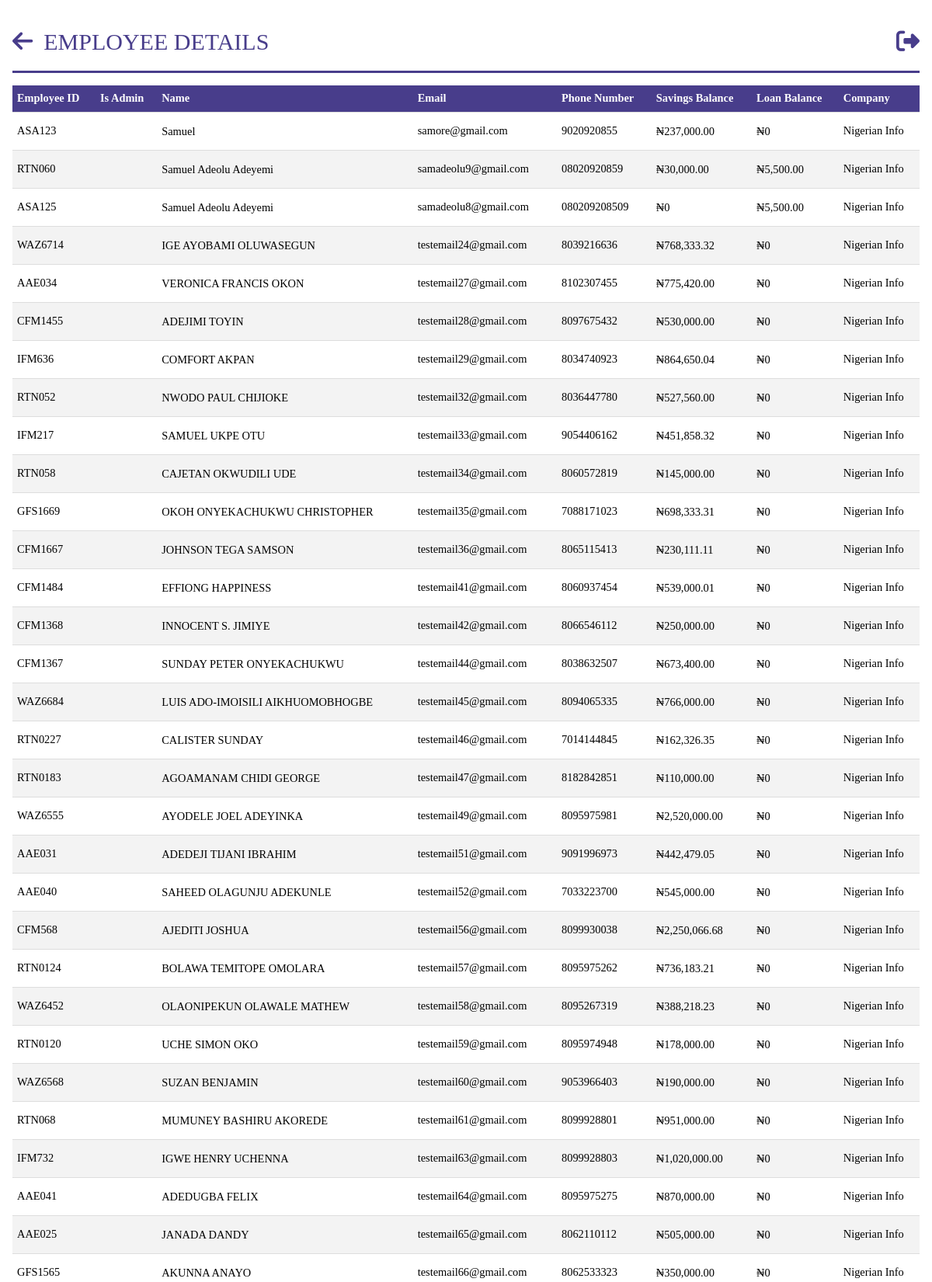
Page /persons (signed in, upper part) on the committed database.
### models.py (models this page shows, shortened)
class Person(db.Model, UserMixin):
    __tablename__ = "persons"
    id = db.Column(db.Integer, primary_key=True)
    name = db.Column(db.String(100), nullable=False)
    role_id = db.Column(db.Integer, db.ForeignKey("roles.id"))
    email = db.Column(db.String, nullable=True, unique=True)
    password = db.Column(db.String(255), nullable=False)
    company_id = db.Column(db.Integer, db.ForeignKey("companies.id"))
    employee_id = db.Column(db.String, nullable=False, unique=True)
    phone_no = db.Column(db.String, unique=True)
    balance_bfd = db.Column(db.Float, default=0.0)
    balance_withheld = db.Column(db.Float, default=0.0)
    available_balance = db.Column(db.Float, default=0.0)
    loan_balance = db.Column(db.Float, default=0.0)
    loan_balance_bfd = db.Column(db.Float, default=0.0)
    loans = db.relationship("Loan", backref="person",foreign_keys="[Loan.person_id]")
    bank_payments_made = db.relationship("BankPayment", backref="payer", lazy=True)
    payments_made = db.relationship("SavingPayment", backref="payer", lazy=True)
    loan_payments_made = db.relationship("LoanPayment", backref="payer", lazy=True)
    @hybrid_property
    def total_balance(self):
        return self.available_balance + self.balance_withheld

class Company(db.Model):
    __tablename__ = "companies"
    id = db.Column(db.Integer, primary_key=True)
    name = db.Column(db.String(100), nullable=False, unique=True)
    balance_bfd = db.Column(db.Float, default=0.0)
    amount_accumulated = db.Column(db.Float, default=0.0)
    payments_made = db.relationship("CompanyPayment", backref="main", lazy=True)
    employees = db.relationship("Person", backref="company", lazy=True)

### app.py (the view)
@app.route("/persons", methods=["GET"])
@login_required
@role_required(["Admin", "Secretary", "Sub-Admin"])
def get_persons():
    persons = query.get_persons()
    total_loan = sum(person.loan_balance for person in persons)
    total_savings = sum(person.total_balance for person in persons)
    return render_template(
        "query/person.html",
        persons=persons,
        total_loan=total_loan,
        total_savings=total_savings,
    )

### app.py (called while the page is built)
@login_manager.user_loader
def load_user(person_id):
    return Person.query.get(person_id)

def role_required(roles_required):
    def decorator(view_func):
        @wraps(view_func)
        def wrapper(*args, **kwargs):
            if not current_user.is_authenticated:
                flash("You must be logged in to access this page.", "error")
                return redirect(url_for("login"))
            user_role = current_user.role
            if user_role.name not in roles_required:
                flash("You don't have the required role to access this page.", "error")
                return redirect(
                    url_for("dashboard")
                )  # Change this to your desired redirect
            return view_func(*args, **kwargs)
        return wrapper
    return decorator

@app.before_request
def before_request():
    g.user = current_user

@app.template_filter("currency")
@login_required
def currency(value):
    modified_value = format_currency(value)  # Modify the value as needed
    return modified_value

### filters.py (called while the page is built)
def format_currency(
    value, currency_symbol="₦", decimal_separator=".", thousands_separator=","
):
    if value:
        if value < 0:
            formatted_value = f"-{currency_symbol}{abs(value):,.2f}"
        else:
            formatted_value = f"{currency_symbol}{value:,.2f}"
        formatted_value = formatted_value.replace(".", decimal_separator).replace(
            ",", thousands_separator
        )
    else:
        formatted_value = f"{currency_symbol}0"
    return formatted_value

### queries.py (called while the page is built)
    def get_persons(self):
        person = Person.query.all()
        return person

### templates/query/person.html (shortened to what this page needs)
{%extends 'base.html' %}
{% block header%}
EMPLOYEE DETAILS
{% endblock  %}
{% block anchor%}
<a href="{{ url_for('queries') }}" id='arrow'><i class="fa-solid fa-arrow-left"></i></a>
{% endblock  %}
{%block content%}
<body id="person">
    <table class="tab-content">
        <tbody>
            <tr>
                <th>Employee ID</th>
                <th>Is Admin</th>
                <th>Name</th>
                <th>Email</th>
                <th>Phone Number</th>
                <th>Savings Balance</th>
                <th>Loan Balance</th>
                <th>Company </th>
            </tr>
            {%for person in persons%}
            <tr>
                <td>{{ person.employee_id }}</td>
                <td>{{ person.is_admin }}</td>
                <td><a href="{{ url_for('savings_account_details',person_id=person.id)}}">{{ person.name }}</a></td>
                <td>{{ person.email }}</td>
                <td>{{ person.phone_no }}</td>
                <td><a href="{{url_for('savings_account',person_id=person.id)}}">{{ person.total_balance | currency}}</a></td>
                <td><a href="{{url_for('loan_account',person_id=person.id)}}">{{ person.loan_balance | currency}}</a></td>
                <td>{{ person.company.name }}</td>
            </tr>
            {%endfor%}
        </tbody>
    </table>
</body>
{%endblock%}

### static/css/style.css (style rules this page uses)
* { margin: 0; padding: 0; box-sizing: border-box; font-family:'Times New Roman', Times, serif; }
.index { background-color: #ffffff; margin: 0 auto; max-width: 80em; line-height: 1.5; padding: 1em 1em; }
.index a { color: #fff; line-height: 2.5; text-decoration: none; }
.index #nav a { font-size: 10px; }
.index #nav a { font-size: 30px; color: #483d8b; }
.index #nav #arrow i { color: #483d8b; margin-right: 10px; }
#person * { color: #000; max-width: 90em; margin: 0 auto; margin-bottom: 3px; }
#person .tab-content { width: 100%; border-collapse: collapse; font-size: 0.9em; min-width: 400px; }
#person .tab-content tr th { background-color: #483d8b; color: #fff; text-align: left; font-weight: bold; }
#person th, #person td { padding: 6px; text-align: left; border-bottom: 1px solid #ddd; }
#person .tab-content tbody tr:nth-of-type(odd) { background-color: #f3f3f3; }
#person .tab-content tr a { text-decoration: none; }

### rows in the picture
Person: employee_id "ASA123", name "Samuel", email "samore@gmail.com", phone_no "9020920855", total_balance "₦237,000.00", loan_balance "₦0", company.name "Nigerian Info"
Person: employee_id "RTN060", name "Samuel Adeolu Adeyemi", email "samadeolu9@gmail.com", phone_no "08020920859", total_balance "₦30,000.00", loan_balance "₦5,500.00", company.name "Nigerian Info"
Person: employee_id "ASA125", name "Samuel Adeolu Adeyemi", email "samadeolu8@gmail.com", phone_no "080209208509", total_balance "₦0", loan_balance "₦5,500.00", company.name "Nigerian Info"
Person: employee_id "WAZ6714", name "IGE AYOBAMI OLUWASEGUN", email "testemail24@gmail.com", phone_no "8039216636", total_balance "₦768,333.32", loan_balance "₦0", company.name "Nigerian Info"
Person: employee_id "AAE034", name "VERONICA FRANCIS OKON", email "testemail27@gmail.com", phone_no "8102307455", total_balance "₦775,420.00", loan_balance "₦0", company.name "Nigerian Info"
Person: employee_id "CFM1455", name "ADEJIMI TOYIN", email "testemail28@gmail.com", phone_no "8097675432", total_balance "₦530,000.00", loan_balance "₦0", company.name "Nigerian Info"
Person: employee_id "IFM636", name "COMFORT AKPAN", email "testemail29@gmail.com", phone_no "8034740923", total_balance "₦864,650.04", loan_balance "₦0", company.name "Nigerian Info"
Person: employee_id "RTN052", name "NWODO PAUL CHIJIOKE", email "testemail32@gmail.com", phone_no "8036447780", total_balance "₦527,560.00", loan_balance "₦0", company.name "Nigerian Info"
Person: employee_id "IFM217", name "SAMUEL UKPE OTU", email "testemail33@gmail.com", phone_no "9054406162", total_balance "₦451,858.32", loan_balance "₦0", company.name "Nigerian Info"
Person: employee_id "RTN058", name "CAJETAN OKWUDILI UDE", email "testemail34@gmail.com", phone_no "8060572819", total_balance "₦145,000.00", loan_balance "₦0", company.name "Nigerian Info"
Person: employee_id "GFS1669", name "OKOH ONYEKACHUKWU CHRISTOPHER", email "testemail35@gmail.com", phone_no "7088171023", total_balance "₦698,333.31", loan_balance "₦0", company.name "Nigerian Info"
Person: employee_id "CFM1667", name "JOHNSON TEGA SAMSON", email "testemail36@gmail.com", phone_no "8065115413", total_balance "₦230,111.11", loan_balance "₦0", company.name "Nigerian Info"
Person: employee_id "CFM1484", name "EFFIONG HAPPINESS", email "testemail41@gmail.com", phone_no "8060937454", total_balance "₦539,000.01", loan_balance "₦0", company.name "Nigerian Info"
Person: employee_id "CFM1368", name "INNOCENT S. JIMIYE", email "testemail42@gmail.com", phone_no "8066546112", total_balance "₦250,000.00", loan_balance "₦0", company.name "Nigerian Info"
Person: employee_id "CFM1367", name "SUNDAY PETER ONYEKACHUKWU", email "testemail44@gmail.com", phone_no "8038632507", total_balance "₦673,400.00", loan_balance "₦0", company.name "Nigerian Info"
Person: employee_id "WAZ6684", name "LUIS ADO-IMOISILI AIKHUOMOBHOGBE", email "testemail45@gmail.com", phone_no "8094065335", total_balance "₦766,000.00", loan_balance "₦0", company.name "Nigerian Info"
Person: employee_id "RTN0227", name "CALISTER SUNDAY", email "testemail46@gmail.com", phone_no "7014144845", total_balance "₦162,326.35", loan_balance "₦0", company.name "Nigerian Info"
Person: employee_id "RTN0183", name "AGOAMANAM CHIDI GEORGE", email "testemail47@gmail.com", phone_no "8182842851", total_balance "₦110,000.00", loan_balance "₦0", company.name "Nigerian Info"
Person: employee_id "WAZ6555", name "AYODELE JOEL ADEYINKA", email "testemail49@gmail.com", phone_no "8095975981", total_balance "₦2,520,000.00", loan_balance "₦0", company.name "Nigerian Info"
Person: employee_id "AAE031", name "ADEDEJI TIJANI IBRAHIM", email "testemail51@gmail.com", phone_no "9091996973", total_balance "₦442,479.05", loan_balance "₦0", company.name "Nigerian Info"
Person: employee_id "AAE040", name "SAHEED OLAGUNJU ADEKUNLE", email "testemail52@gmail.com", phone_no "7033223700", total_balance "₦545,000.00", loan_balance "₦0", company.name "Nigerian Info"
Person: employee_id "CFM568", name "AJEDITI JOSHUA", email "testemail56@gmail.com", phone_no "8099930038", total_balance "₦2,250,066.68", loan_balance "₦0", company.name "Nigerian Info"
Person: employee_id "RTN0124", name "BOLAWA TEMITOPE OMOLARA", email "testemail57@gmail.com", phone_no "8095975262", total_balance "₦736,183.21", loan_balance "₦0", company.name "Nigerian Info"
Person: employee_id "WAZ6452", name "OLAONIPEKUN OLAWALE MATHEW", email "testemail58@gmail.com", phone_no "8095267319", total_balance "₦388,218.23", loan_balance "₦0", company.name "Nigerian Info"
Person: employee_id "RTN0120", name "UCHE SIMON OKO", email "testemail59@gmail.com", phone_no "8095974948", total_balance "₦178,000.00", loan_balance "₦0", company.name "Nigerian Info"
Person: employee_id "WAZ6568", name "SUZAN BENJAMIN", email "testemail60@gmail.com", phone_no "9053966403", total_balance "₦190,000.00", loan_balance "₦0", company.name "Nigerian Info"
Person: employee_id "RTN068", name "MUMUNEY BASHIRU AKOREDE", email "testemail61@gmail.com", phone_no "8099928801", total_balance "₦951,000.00", loan_balance "₦0", company.name "Nigerian Info"
Person: employee_id "IFM732", name "IGWE HENRY UCHENNA", email "testemail63@gmail.com", phone_no "8099928803", total_balance "₦1,020,000.00", loan_balance "₦0", company.name "Nigerian Info"
Person: employee_id "AAE041", name "ADEDUGBA FELIX", email "testemail64@gmail.com", phone_no "8095975275", total_balance "₦870,000.00", loan_balance "₦0", company.name "Nigerian Info"
Person: employee_id "AAE025", name "JANADA DANDY", email "testemail65@gmail.com", phone_no "8062110112", total_balance "₦505,000.00", loan_balance "₦0", company.name "Nigerian Info"
Person: employee_id "GFS1565", name "AKUNNA ANAYO", email "testemail66@gmail.com", phone_no "8062533323", total_balance "₦350,000.00", loan_balance "₦0", company.name "Nigerian Info"
